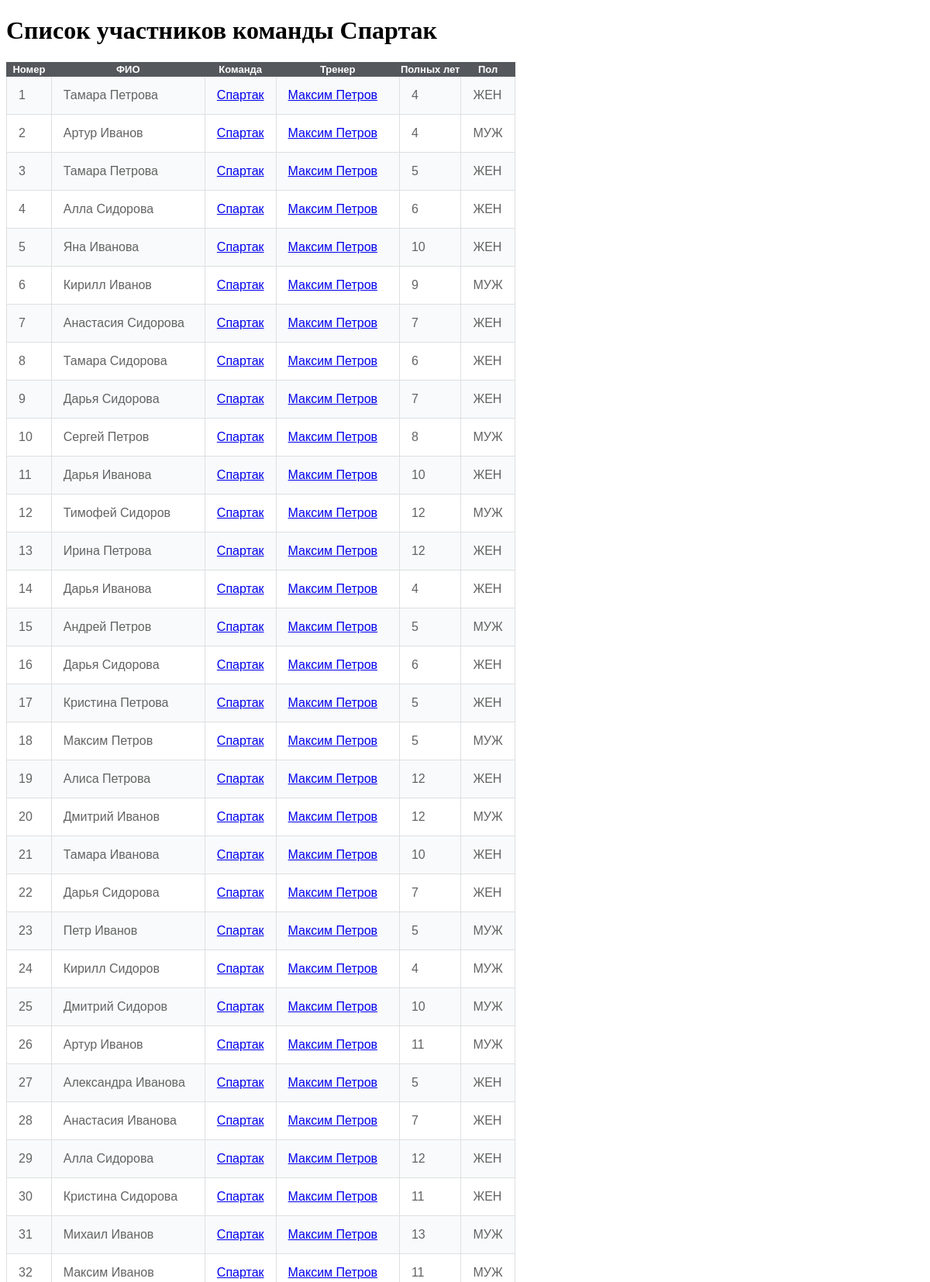
/team/1 (upper part), run on the app's committed database.
### main.py (models this page shows)
class User(db.Model):
    id = db.Column(db.Integer, primary_key=True)
    fio = db.Column(db.String(), nullable=False)
    age = db.Column(db.Integer(), nullable=False)
    weight = db.Column(db.Integer(), nullable=False)
    ku = db.Column(db.String(), nullable=False)
    trainer = mapped_column(ForeignKey("trainer.id"))
    gender = db.Column(db.String(), nullable=False)

class Team(db.Model):
    id = db.Column(db.Integer, primary_key=True)
    name = db.Column(db.String(), nullable=False)

class Trainer(db.Model):
    id = db.Column(db.Integer, primary_key=True)
    fio = db.Column(db.String(), nullable=False)
    team = mapped_column(ForeignKey("team.id"))

### main.py (the view)
@app.route('/team/<team_id>')
def user_by_team(team_id):
    session = Session()
    result = session.query(User, Trainer, Team).filter(User.trainer == Trainer.id, Trainer.team == Team.id, Team.id == team_id).all()
    data = []
    for r in result:
        child = r[0].__dict__
        trainer = r[1].__dict__
        team = r[2].__dict__
        data.append({"child": child, "trainer": trainer, "team": team})
    return render_template('childs.html', data=data, suffix=f" команды {team['name']}")

### templates/childs.html (shortened to what this page needs)
<!DOCTYPE html>
<html lang="en">
<head>
</head>
<body>
    <h1>Список участников {{ suffix }}</h1>
<table>
    <tr>
        <th>Номер</th>
        <th>ФИО</th>
        <th>Команда</th>
        <th>Тренер</th>
        <th>Полных лет</th>
        <th>Пол</th>
    </tr>
    {% for elem in data %}
    <tr>
        <td>{{ elem['child']['id'] }}</td>
        <td>{{ elem['child']['fio'] }}</td>
        <td><a href="/team/{{ elem['team']['id'] }}">{{ elem['team']['name'] }}</a></td>
        <td><a href="/trainer/{{ elem['trainer']['id'] }}">{{ elem['trainer']['fio'] }}</a></td>
        <td>{{ elem['child']['age'] }}</td>
        <td>{{ elem['child']['gender'] }}</td>
    </tr>
    {% endfor %}
</table>
</body>
</html>

### templates/childs.html (style rules this page uses)
table { border-collapse: collapse; font-family: Tahoma, Geneva, sans-serif; }
table td { padding: 15px; }
table th { background-color: #54585d; color: #ffffff; font-weight: bold; font-size: 13px; border: 1px solid #54585d; }
table tbody td { color: #636363; border: 1px solid #dddfe1; }
table tbody tr { background-color: #f9fafb; }
table tbody tr:nth-child(odd) { background-color: #ffffff; }

### data on the page
User: child.fio "Тамара Петрова", child.gender "ЖЕН"
Team: team.name "Спартак" "Спартак" "Спартак" "Спартак" "Спартак" "Спартак" "Спартак" "Спартак" "Спартак" "Спартак" "Спартак" "Спартак" "Спартак" "Спартак" "Спартак" "Спартак" "Спартак" "Спартак" "Спартак" "Спартак" "Спартак" "Спартак" "Спартак" "Спартак" "Спартак" "Спартак" "Спартак" "Спартак" "Спартак" "Спартак" "Спартак" "Спартак"
Trainer: trainer.fio "Максим Петров" "Максим Петров" "Максим Петров" "Максим Петров" "Максим Петров" "Максим Петров" "Максим Петров" "Максим Петров" "Максим Петров" "Максим Петров" "Максим Петров" "Максим Петров" "Максим Петров" "Максим Петров" "Максим Петров" "Максим Петров" "Максим Петров" "Максим Петров" "Максим Петров" "Максим Петров" "Максим Петров" "Максим Петров" "Максим Петров" "Максим Петров" "Максим Петров" "Максим Петров" "Максим Петров" "Максим Петров" "Максим Петров" "Максим Петров" "Максим Петров" "Максим Петров"
User: child.fio "Артур Иванов", child.gender "МУЖ"
User: child.fio "Тамара Петрова", child.gender "ЖЕН"
User: child.fio "Алла Сидорова", child.gender "ЖЕН"
User: child.fio "Яна Иванова", child.gender "ЖЕН"
User: child.fio "Кирилл Иванов", child.gender "МУЖ"
User: child.fio "Анастасия Сидорова", child.gender "ЖЕН"
User: child.fio "Тамара Сидорова", child.gender "ЖЕН"
User: child.fio "Дарья Сидорова", child.gender "ЖЕН"
User: child.fio "Сергей Петров", child.gender "МУЖ"
User: child.fio "Дарья Иванова", child.gender "ЖЕН"
User: child.fio "Тимофей Сидоров", child.gender "МУЖ"
User: child.fio "Ирина Петрова", child.gender "ЖЕН"
User: child.fio "Дарья Иванова", child.gender "ЖЕН"
User: child.fio "Андрей Петров", child.gender "МУЖ"
User: child.fio "Дарья Сидорова", child.gender "ЖЕН"
User: child.fio "Кристина Петрова", child.gender "ЖЕН"
User: child.fio "Максим Петров", child.gender "МУЖ"
User: child.fio "Алиса Петрова", child.gender "ЖЕН"
User: child.fio "Дмитрий Иванов", child.gender "МУЖ"
User: child.fio "Тамара Иванова", child.gender "ЖЕН"
User: child.fio "Дарья Сидорова", child.gender "ЖЕН"
User: child.fio "Петр Иванов", child.gender "МУЖ"
User: child.fio "Кирилл Сидоров", child.gender "МУЖ"
User: child.fio "Дмитрий Сидоров", child.gender "МУЖ"
User: child.fio "Артур Иванов", child.gender "МУЖ"
User: child.fio "Александра Иванова", child.gender "ЖЕН"
User: child.fio "Анастасия Иванова", child.gender "ЖЕН"
User: child.fio "Алла Сидорова", child.gender "ЖЕН"
User: child.fio "Кристина Сидорова", child.gender "ЖЕН"
User: child.fio "Михаил Иванов", child.gender "МУЖ"
User: child.fio "Максим Иванов", child.gender "МУЖ"

### other printed values
{{ suffix }} "команды Спартак"
{{ elem['child']['id'] }} "1" "2" "3" "4" "5" "6" "7" "8" "9" "10" "11" "12" "13" "14" "15" "16" "17" "18" "19" "20" "21" "22" "23" "24" "25" "26" "27" "28" "29" "30" "31" "32"
{{ elem['child']['age'] }} "4" "4" "5" "6" "10" "9" "7" "6" "7" "8" "10" "12" "12" "4" "5" "6" "5" "5" "12" "12" "10" "7" "5" "4" "10" "11" "5" "7" "12" "11" "13" "11"
